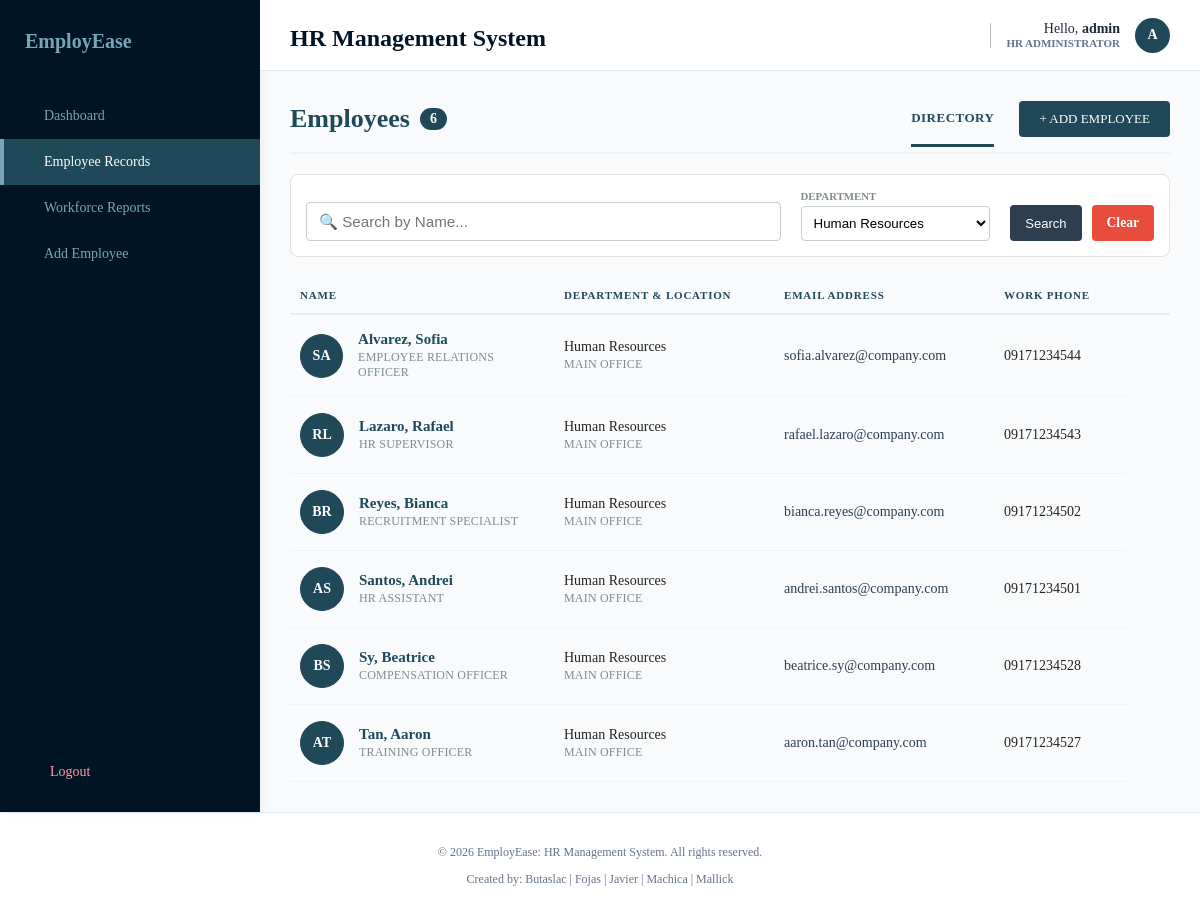
Screenshot of /dashboard/records.php?department=Human Resources (signed in) with the database file from the repository.
### tables this page shows
CREATE TABLE IF NOT EXISTS employees (
    employee_id INT AUTO_INCREMENT PRIMARY KEY,
    first_name VARCHAR(50) NOT NULL,
    last_name VARCHAR(50) NOT NULL,
    gender VARCHAR(10),
    birth_date DATE,
    department VARCHAR(50),
    position VARCHAR(70),
    salary DECIMAL(10,2),
    contact_number VARCHAR(20),
    email VARCHAR(100),
    address VARCHAR(255),
    date_hired DATE
);

### dashboard/records.php (the view, shortened to what this page needs)
<?php
    require_once '../db.php';
    $query = "SELECT * FROM employees WHERE 1=1";
    $params = [];
    $types = "";
    if (!empty($_GET['department'])) {
        $query .= " AND department = ?";
        $params[] = $_GET['department'];
        $types .= "s";
    }
    $query .= " ORDER BY last_name ASC, first_name ASC";
    $stmt = $conn->prepare($query);
    if (!empty($params)) {
        $stmt->bind_param($types, ...$params);
    }
    $stmt->execute();
    $emp_result = $stmt->get_result();
    $total_employees = $emp_result->num_rows;
?>
<!DOCTYPE html>
<html lang="en">
    <head>
        <link rel="stylesheet" href="../assets/style.css">
    </head>
    <body>
        <div class="dashboard-wrapper">
            <?php include('../includes/sidebar.php'); ?>
            <main class="dashboard-main-content">
                <?php include('../includes/header.php'); ?>
                <div class="directory-container">
                    <div class="top-nav-bar">
                        <div class="directory-title">
                            <h2>Employees <span class="badge"><?php echo $total_employees; ?></span></h2>
                        </div>
                        <div class="top-actions">
                            <span class="nav-tab active">DIRECTORY</span>
                            <a href="crud_system/createEmployee.php" class="add-emp-btn">+ ADD EMPLOYEE</a>
                        </div>
                    </div>
                    <form method="GET" action="" class="filter-wrapper" style="display: flex; gap: 20px; align-items: flex-end; background: #fff; padding: 15px; border-radius: 8px; border: 1px solid #e0e0e0; margin-bottom: 20px;">
                        <div style="flex: 3; min-width: 250px;">
                            <input type="text" name="search" value="<?php echo htmlspecialchars($_GET['search'] ?? ''); ?>" placeholder="🔍 Search by Name..." style="width: 100%; padding: 10px 12px; border: 1px solid #ccc; border-radius: 4px; box-sizing: border-box; font-size: 0.95rem;">
                        </div>
                        <div class="filter-dropdowns" style="display: flex; gap: 15px; flex: 1.2;">
                            <div class="filter-item" style="flex: 1;">
                                <small style="display: block; font-weight: bold; color: #7f8c8d; margin-bottom: 4px;">DEPARTMENT</small>
                                <select name="department" onchange="this.form.submit()" style="width: 100%; padding: 8px; border: 1px solid #ccc; border-radius: 4px; background: #fff;">
                                    <?php
                                    $dept_query = "SELECT DISTINCT department FROM employees WHERE department IS NOT NULL AND department != ''";
                                    $dept_res = mysqli_query($conn, $dept_query);
                                    while ($dept_row = mysqli_fetch_assoc($dept_res)) {
                                        $dept_val = htmlspecialchars($dept_row['department']);
                                        $selected = (isset($_GET['department']) && $_GET['department'] == $dept_val) ? 'selected' : '';
                                        echo "<option value='$dept_val' $selected>$dept_val</option>";
                                    }
                                    ?>
                                </select>
                            </div>
                        </div>
                        <div style="display: flex; gap: 10px;">
                            <button type="submit" class="add-emp-btn" style="padding: 10px 15px; margin: 0; background: #2c3e50; border: none; cursor: pointer;">Search</button>
                            <?php if (!empty($_GET['search']) || !empty($_GET['department']) || !empty($_GET['gender'])): ?>
                                <a href="records.php" style="padding: 10px 15px; background: #e74c3c; color: white; text-decoration: none; border-radius: 4px; font-weight: bold; font-size: 0.85rem;">Clear</a>
                            <?php endif; ?>
                        </div>
                    </form>
                    <div class="directory-table-container">
                        <table class="directory-table">
                            <thead>
                                <tr>
                                    <th style="width: 30%;">NAME</th>
                                    <th style="width: 25%;">DEPARTMENT & LOCATION</th>
                                    <th style="width: 25%;">EMAIL ADDRESS</th>
                                    <th style="width: 15%;">WORK PHONE</th>
                                    <th style="width: 5%;"></th>
                                </tr>
                            </thead>
                            <tbody>
                                <?php
                                if ($emp_result && mysqli_num_rows($emp_result) > 0) {
                                    while ($row = mysqli_fetch_assoc($emp_result)) {
                                        $first_name = htmlspecialchars($row['first_name'] ?? '');
                                        $last_name = htmlspecialchars($row['last_name'] ?? '');
                                        $position = htmlspecialchars($row['position'] ?? 'Staff Member');
                                        $department = htmlspecialchars($row['department'] ?? 'Unassigned');
                                        $email = htmlspecialchars($row['email'] ?? 'n/a');
                                        $phone = htmlspecialchars($row['contact_number'] ?? 'n/a');
                                        $initials = strtoupper(substr($first_name, 0, 1) . substr($last_name, 0, 1));
                                        ?>
                                        <tr>
                                            <td>
                                                <div class="employee-profile-cell">
                                                    <div class="avatar-circle"><?php echo $initials; ?></div>
                                                    <div class="name-meta">
                                                        <a href="profile.php?id=<?php echo $row['employee_id']; ?>" style="text-decoration:none; color:inherit;">
                                                            <strong><?php echo "$last_name, $first_name"; ?></strong>
                                                        </a>
                                                        <span class="subtitle-text"><?php echo $position; ?></span>
                                                    </div>
                                                </div>
                                            </td>
                                            <td>
                                                <div class="dept-meta">
                                                    <span><?php echo $department; ?></span>
                                                    <span class="subtitle-text">Main Office</span>
                                                </div>
                                            </td>
                                            <td><span class="email-link"><?php echo $email; ?></span></td>
                                            <td><span class="phone-text"><?php echo $phone; ?></span></td>
                                        </tr>
                                        <?php
                                    }
                                } else {
                                    echo "<tr><td colspan='5' style='text-align:center; padding: 30px;'>No employees found matching the filters.</td></tr>";
                                }
                                ?>
                            </tbody>
                        </table>
                    </div>
                </div>
            <?php include('../includes/footer.php'); ?>
    </body>
</html>

### assets/style.css (style rules this page uses)
:root { --primary-color: #011425; --secondary-color: #1f4959; --accent-red: #e7412f; --bg-light: #78a6b9; --text-dark: #242424; --border-color: #dcdcdc; --font-family: Georgia, 'Times New Roman', Times, serif; --font-size: 16px; }
body { margin: 0; padding: 0; height: 100%; font-family: var(--font-family); background-color: #f8fafc; color: var(--text-dark); }
h2 { font-size: 1.5rem; color: var(--secondary-color); margin: 0 0 10px 0; font-weight: bold; }
.top-nav-bar { display: flex; justify-content: space-between; align-items: center; border-bottom: 2px solid #eef2f5; padding-bottom: 15px; margin-bottom: 20px; }
.directory-title h2 { font-size: 26px; color: var(--secondary-color); margin: 0; display: flex; align-items: center; gap: 10px; }
.badge { background-color: var(--secondary-color); color: white; font-size: 14px; padding: 3px 10px; border-radius: 20px; font-weight: bold; }
.top-actions { display: flex; align-items: center; gap: 25px; }
.nav-tab { font-weight: 600; font-size: 13px; color: var(--bg-light); cursor: pointer; letter-spacing: 0.5px; }
.nav-tab.active { color: var(--secondary-color); border-bottom: 3px solid var(--secondary-color); padding-bottom: 18px; margin-bottom: -18px; }
.add-emp-btn { background-color: var(--secondary-color); color: white !important; text-decoration: none; font-size: 13px; padding: 10px 20px; border-radius: 4px; transition: background-color 0.2s; }
.filter-wrapper { display: flex; justify-content: space-between; align-items: center; background-color: var(--bg-light); padding: 15px 20px; border-radius: 6px; margin-bottom: 25px; border: 1px solid var(--secondary-color); }
.filter-dropdowns { display: flex; gap: 30px; }
.filter-item { font-size: 13px; color: var(--secondary-color); cursor: pointer; }
.filter-item small { color: var(--secondary-color); font-weight: 600; }
.directory-table-container { width: 100%; overflow-x: auto; }
.directory-table { width: 100%; border-collapse: collapse; text-align: left; }
.directory-table th { font-size: 11px; color: var(--secondary-color); font-weight: 700; letter-spacing: 0.8px; padding: 12px 10px; border-bottom: 2px solid #e8ecef; }
.directory-table td { padding: 16px 10px; border-bottom: 1px solid #f1f2f6; vertical-align: middle; font-size: 14px; color: var(--text-dark); }
.employee-profile-cell { display: flex; align-items: center; gap: 15px; }
.avatar-circle { width: 42px; height: 42px; background-color: var(--secondary-color); color: #ffffff; font-weight: bold; font-size: 14px; border-radius: 50%; display: flex; align-items: center; justify-content: center; border: 1px solid var(--secondary-color); }
.name-meta, .dept-meta { display: flex; flex-direction: column; }
.name-meta strong { color: var(--secondary-color); font-size: 15px; }
.subtitle-text { font-size: 12px; color: #7f8c8d; margin-top: 2px; text-transform: uppercase; letter-spacing: 0.2px; }
.email-link { color: #2c3e50; }
.dashboard-wrapper { display: flex; min-height: 100vh; background-color: #f8fafc; }
.dashboard-main-content { flex: 1; display: flex; flex-direction: column; }
.directory-container { padding: 30px; }

### rows the page displays
employees: initials "SA", last_name "Alvarez", first_name "Sofia", position "EMPLOYEE RELATIONS OFFICER", department "Human Resources", email "sofia.alvarez@company.com", contact_number "09171234544"
employees: initials "RL", last_name "Lazaro", first_name "Rafael", position "HR SUPERVISOR", department "Human Resources", email "rafael.lazaro@company.com", contact_number "09171234543"
employees: initials "BR", last_name "Reyes", first_name "Bianca", position "RECRUITMENT SPECIALIST", department "Human Resources", email "bianca.reyes@company.com", contact_number "09171234502"
employees: initials "AS", last_name "Santos", first_name "Andrei", position "HR ASSISTANT", department "Human Resources", email "andrei.santos@company.com", contact_number "09171234501"
employees: initials "BS", last_name "Sy", first_name "Beatrice", position "COMPENSATION OFFICER", department "Human Resources", email "beatrice.sy@company.com", contact_number "09171234528"
employees: initials "AT", last_name "Tan", first_name "Aaron", position "TRAINING OFFICER", department "Human Resources", email "aaron.tan@company.com", contact_number "09171234527"

### other values shown
$_SESSION['username'] "admin"
$user_initial "A"
$total_employees "6"
form field department "Human Resources"
